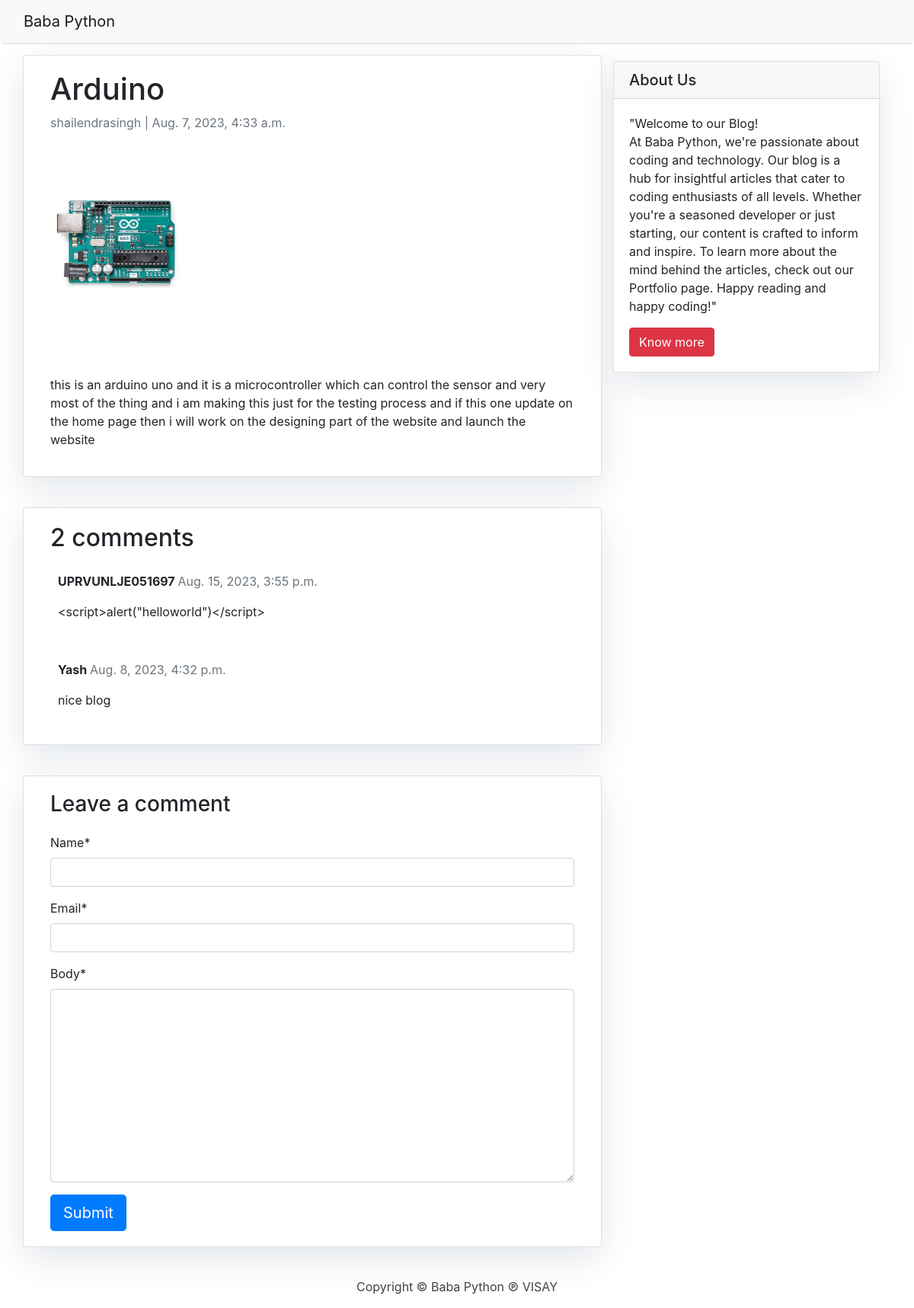
The page /arduino_01/ on the database its author committed.
### blog/models.py (models this page shows, shortened)
class Post(models.Model):
    title = models.CharField(max_length=200, unique=True)
    slug = models.SlugField(max_length=200, unique=True)
    author = models.ForeignKey(
        User, on_delete=models.CASCADE, related_name="blog_posts"
    )
    updated_on = models.DateTimeField(auto_now=True)
    content = models.TextField()
    created_on = models.DateTimeField(auto_now_add=True)
    status = models.IntegerField(choices=STATUS, default=0)
    class Meta:
        ordering = ["-created_on"]

class Comment(models.Model):
    post = models.ForeignKey(Post, on_delete=models.CASCADE, related_name="comments")
    name = models.CharField(max_length=80)
    email = models.EmailField()
    body = models.TextField()
    created_on = models.DateTimeField(auto_now_add=True)
    active = models.BooleanField(default=False)
    class Meta:
        ordering = ["created_on"]

### blog/views.py (the view)
# urls.py: path("<slug:slug>/", views.post_detail, name="post_detail"),
def post_detail(request, slug):
    template_name = "post_detail.html"
    post = get_object_or_404(Post, slug=slug)
    comments = post.comments.filter(active=True).order_by("-created_on")
    new_comment = None
    if request.method == "POST":
        comment_form = CommentForm(data=request.POST)
        if comment_form.is_valid():
            new_comment = comment_form.save(commit=False)
            new_comment.post = post
            new_comment.save()
    else:
        comment_form = CommentForm()
    return render(
        request,
        template_name,
        {
            "post": post,
            "comments": comments,
            "new_comment": new_comment,
            "comment_form": comment_form,
        },
    )

### blog/forms.py
class CommentForm(forms.ModelForm):
    class Meta:
        model = Comment
        fields = ("name", "email", "body")

### templates/post_detail.html (shortened to what this page needs)
{% extends 'base.html' %} {% block content %}
    {% load crispy_forms_tags %}
    <div class="container">
        <div class="row">
            <div class="col-md-8 card mb-4  mt-3 left  top">
                <div class="card-body">
                    <h1>{% block title %} {{ post.title }} {% endblock title %}</h1>
                    <p class=" text-muted">{{ post.author }} | {{ post.created_on }}</p>
                    <p class="card-text ">{{ post.content | safe }}</p>
                </div>
            </div>
            {% block sidebar %} {% include 'sidebar.html' %} {% endblock sidebar %}
            <div class="col-md-8 card mb-4  mt-3 ">
                <div class="card-body">
                    {% with comments.count as total_comments %}
                        <h2>{{ total_comments }} comments</h2>
                    {% endwith %} {% for comment in comments %}
                        <div class="comments" style="padding: 10px;">
                            <p class="font-weight-bold">
                                {{ comment.name }}
                                <span class=" text-muted font-weight-normal">
                                    {{ comment.created_on }}
                                </span>
                            </p>
                            {{ comment.body | linebreaks }}
                        </div>
                    {% endfor %}
                </div>
            </div>
            <div class="col-md-8 card mb-4  mt-3 ">
                <div class="card-body">
                    {% if new_comment %}
                        <div class="alert alert-success" role="alert">
                            Your comment is awaiting moderation
                        </div>
                    {% else %}
                        <h3>Leave a comment</h3>
                        <form method="post" style="margin-top: 1.3em;">
                            {{ comment_form | crispy }}
                            <button type="submit" class="btn btn-primary  btn-lg">Submit</button>
                        </form>
                    {% endif %}
                </div>
            </div>
        </div>
    </div>
{% endblock content %}

### templates/base.html (shortened to what this page needs)
{% load static %}
<!DOCTYPE html>
<html>
    <head>
        <link rel="stylesheet" href="{% static 'css/base.css' %}">
        <link rel="stylesheet" href="https://maxcdn.bootstrapcdn.com/bootstrap/4.0.0/css/bootstrap.min.css"
 />
    </head>
    <body>
        <nav class="navbar navbar-expand-lg navbar-light bg-light shadow" id="mainNav">
            <div class="container-fluid">
                <a class="navbar-brand" style="text-align: center;"    href="{% url 'home' %}">Baba Python </a>
            </div>
    </nav>
    {% block content %}{% endblock content %}
    <footer class="py-3 bg-grey">
        <p class="m-0 text-dark text-center ">Copyright &copy; Baba  Python &copysr; VISAY</p>
    </footer>
</body>
</html>

### templates/sidebar.html
    <div class="col-md-4 float-right ">
        <div class="card my-4">
            <h5 class="card-header">About Us</h5>
            <div class="card-body">
                <p class="card-text"> "Welcome to our Blog! <br>
                    At Baba Python, we're passionate about coding and technology. Our blog is a hub for insightful articles that cater to coding enthusiasts of all levels. Whether you're a seasoned developer or just starting, our content is crafted to inform and inspire.
                    To learn more about the mind behind the articles, check out our Portfolio page.
                    Happy reading and happy coding!"</p>
                <a href="https://ssinghportfolio.netlify.app/" target="_blank" class="btn btn-danger">Know more</a>
            </div>
        </div>
    </div>

### static/css/base.css (style rules this page uses)
body { font-family: "Roboto", sans-serif; font-size: 17px; background-color: #070707; }
.shadow { box-shadow: 0 4px 2px -2px rgba(0, 0, 0, 0.1); }
.btn-danger { color: #fff; background-color: #611818; border-color: #dc281e; }
.card { box-shadow: 0 16px 48px #E3E7EB; }

### rows shown on the page
Post: title "Arduino", author "shailendrasingh", created_on "Aug. 7, 2023, 4:33 a.m.", content (picture), content "this is an arduino uno and it is a microcontroller which can control the sensor and very most of the thing and i am making this just for the testing process and if this one update on the home page then i will work on the designing part of the website and launch the website"
Comment: name "UPRVUNLJE051697", created_on "Aug. 15, 2023, 3:55 p.m.", body "<script>alert(\"helloworld\")</script>"
Comment: name "Yash", created_on "Aug. 8, 2023, 4:32 p.m.", body "nice blog"

### other values the page prints
{{ total_comments }} "2"
